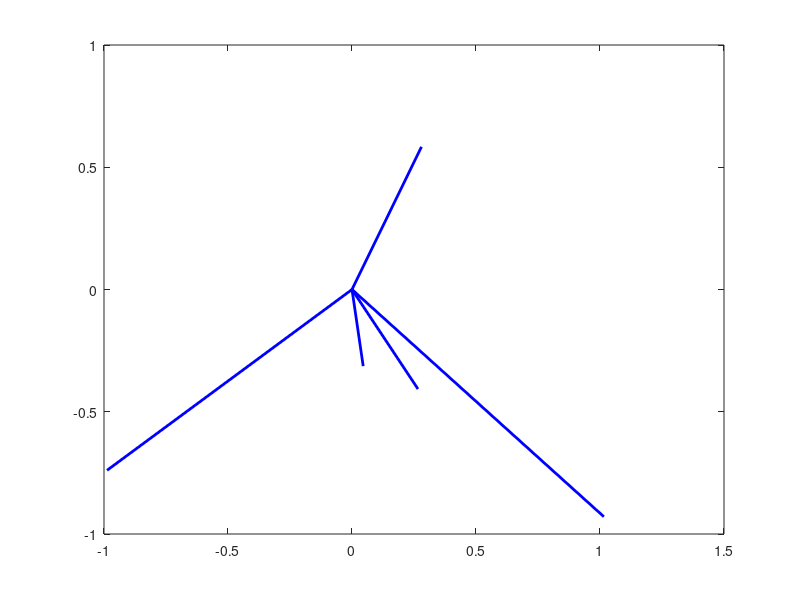

MATLAB code to generate this figure: (Note: this script raises an error after producing the figure.)
%% Generate a 2D Zonotope based on the 2D Generator points
% Each column of the matrix is a generator
% Input: G : Matrix - 2xN , N - Number of generator points, 1- row - all x
% values, and 2- row- all y values.. 
% Enjoy !!!

%function zonotype_2d_gen(G) 

G = [2 1 -1 4; -1 3 4 5];
[d,n] = size(G);

%% Or generate a random zonotope

n = 5;
G = randn(2,n);

%% Plot the generators as vectors in the plane
figure(1)
for i = 1:n
    vector = [0,0;G(:,i)'];
    plot(vector(:,1),vector(:,2),'-','color','b','linewidth',2)
    hold on
end

%% Plot all points of the zonotope

S = CubetoZonotope(G');
figure(1)
plot(S(:,1),S(:,2),'.','markersize',30,'color','b')
hold on
axis equal

%% Plot the zonotope using the delaunay trianglulation

DT = delaunayTriangulation(S);
[K,v] = convexHull(DT);
Vertices = DT.Points(K,:);
plot(Vertices(:,1),Vertices(:,2),'color','g')
title(['A Small 2D Zonotope with ' num2str(n) ' generators'])
hold off

% This plot can also be made directly by calling PlotZonotope(G)